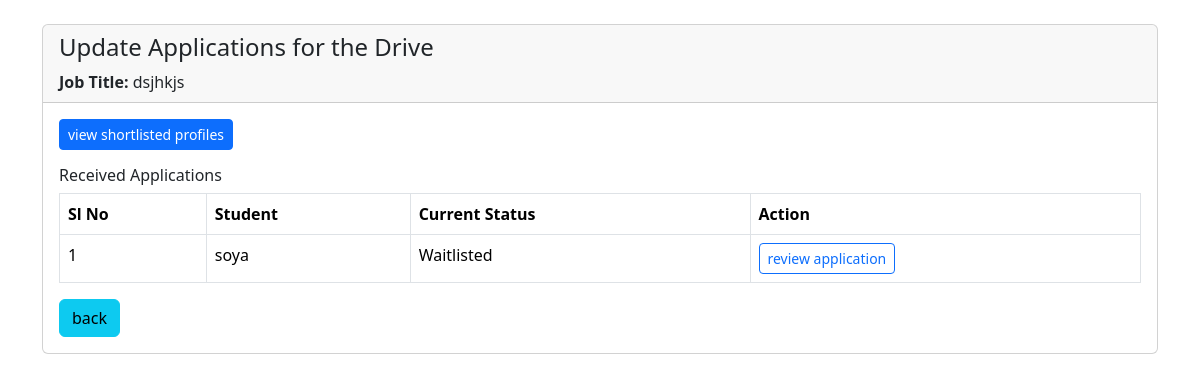
The app's page /company/drive/2/appln (signed in), older data.
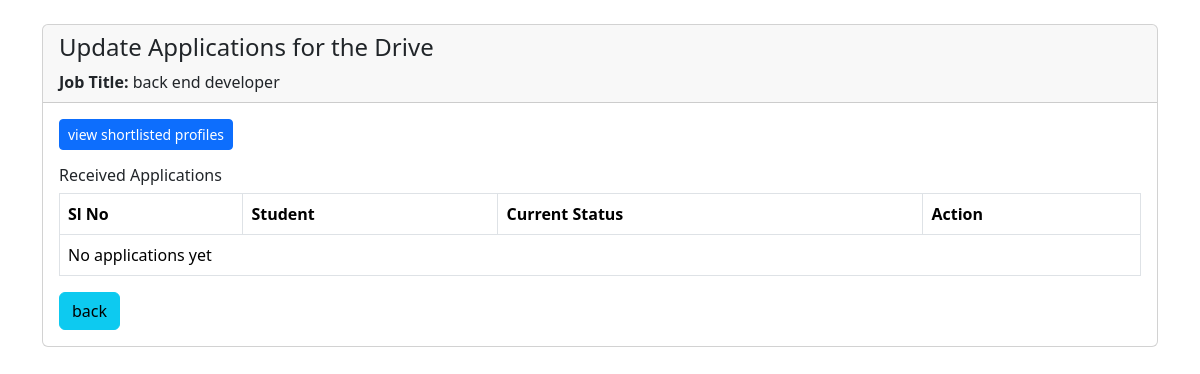
The same page, newer data.
### backend/models.py (models this page shows, shortened)
class PlacementDrive(db.Model):
    __tablename__ = 'placement_drives'
    placemnt_id = db.Column(db.Integer, primary_key=True, autoincrement=True)
    drive_name=db.Column(db.String, nullable=False,unique=True)
    company_id = db.Column(db.Integer, db.ForeignKey('companies.cmp_id'), nullable=False)
    job_title = db.Column(db.String, nullable=False)
    job_description = db.Column(db.Text, nullable=False)
    eligibility_criteria = db.Column(db.Text, nullable=False)
    application_deadline = db.Column(db.DateTime, nullable=False)
    status = db.Column(db.String, default="Pending")
    salary=db.Column(db.Integer,nullable="False")
    skills=db.Column(db.String, nullable=False)
    exp=db.Column(db.String, nullable=False)
    applications = db.relationship('Application', backref='drive', lazy=True)

class Application(db.Model):
    __tablename__ = 'applications'
    appln_id = db.Column(db.Integer, primary_key=True, autoincrement=True)
    student_id = db.Column(db.Integer, db.ForeignKey('students.stud_id'), nullable=False)
    drive_id = db.Column(db.Integer, db.ForeignKey('placement_drives.placemnt_id'), nullable=False)
    application_date = db.Column(db.DateTime, default=lambda:datetime.now(timezone.utc))
    status = db.Column(db.String , default="not_applied")
    __table_args__ = (
        db.UniqueConstraint('student_id', 'drive_id', name='unique_student_drive'),
    )

class Student(db.Model,UserMixin):
    __tablename__ = 'students'
    stud_id = db.Column(db.Integer, primary_key=True, autoincrement=True)
    name = db.Column(db.String, nullable=False)
    email = db.Column(db.String, unique=True, nullable=False)
    password = db.Column(db.String, nullable=False)
    skills = db.Column(db.Text)
    education = db.Column(db.Text)
    department=db.Column(db.String)
    resume = db.Column(db.String)
    status = db.Column(db.String, default="Active")
    applications = db.relationship('Application', backref='student', lazy=True)

### backend/routes.py (the view)
@app.route("/company/drive/<int:drive_id>/appln",methods=["GET"])
@login_required
def revw_drive_appln(drive_id):
    if not isinstance(current_user, Company):
        return "Unauthorized"
    if current_user.approval_status.lower()!="active":
        return "wait for admin's approval"
    drive = PlacementDrive.query.filter_by(placemnt_id=drive_id,company_id=current_user.cmp_id ).first_or_404()
    applications = Application.query.filter_by(drive_id=drive_id).all()
    return render_template("company/stu_appln.html", drive=drive, applications=applications)

### app.py (called while the page is built)
def create_app():
    app=Flask(__name__)
    app.config["SQLALCHEMY_DATABASE_URI"] = "sqlite:///Placement.db"
    db.init_app(app)
    app.config["SECRET_KEY"]="thisgoodday"
    login_manager=LoginManager(app)
    @login_manager.user_loader
    def load_user(email):
        return (db.session.query(Admin).filter_by(email=email).first() or \
        db.session.query(Student).filter_by(email=email).first() or \
        db.session.query(Company).filter_by(email=email).first())
    app.app_context().push()
    db.create_all()
    return app

### templates/company/stu_appln.html (shortened to what this page needs)
<!DOCTYPE html>
<html lang="en">
<head>
    <link rel="stylesheet" href="https://cdn.jsdelivr.net/npm/bootstrap-icons@1.13.1/font/bootstrap-icons.min.css">
     <link href="https://cdn.jsdelivr.net/npm/bootstrap@5.3.8/dist/css/bootstrap.min.css" rel="stylesheet">
  </head>
  <body>
    <div class="container mt-4">
        <div class="card">
            <div class="card-header">
        <h4>Update Applications for the Drive</h4>
        <p class="mb-0"><strong>Job Title:</strong> {{ drive.job_title }}</p>
        </div>
        <div class="card-body">
          <div class="mb-3">
            <a href="{{ url_for('view_shortls_stu', drive_id=drive.placemnt_id) }}" class="btn btn-sm btn-primary">view shortlisted profiles</a>
          </div>
          <h6>Received Applications</h6>
          <table class="table table-bordered">
  <thead>
    <tr>
      <th>Sl No</th>
      <th>Student</th>
      <th>Current Status</th>
      <th>Action</th>
    </tr>
  </thead>
  <tbody>
    {% for appln in applications %}
    <tr>
      <td>{{ loop.index }}</td>
      <td>{{ appln.student.name }}</td>
      <td>{{ appln.status }}</td>
      <td>
        <a href="{{ url_for('review_one_appln', appln_id=appln.appln_id) }}" class="btn btn-sm btn-outline-primary">review application</a>
      </td>
    </tr>
    {% else %}
    <tr>
      <td colspan="4">No applications yet</td>
    </tr>
    {% endfor %}
  </tbody>
</table>
<div >
    <a href="/company/dash" class="btn btn-info">back</a>
</div>
        </div>
    </div>
  </body>
</html>

Row changes from the older to the newer data that the page shows:
no longer on this page (row edited): Application: student.name "soya", status "Waitlisted"
changed PlacementDrive: job_title "dsjhkjs" → "back end developer"
Text that changed along with them:
text now shown: "No applications yet"
